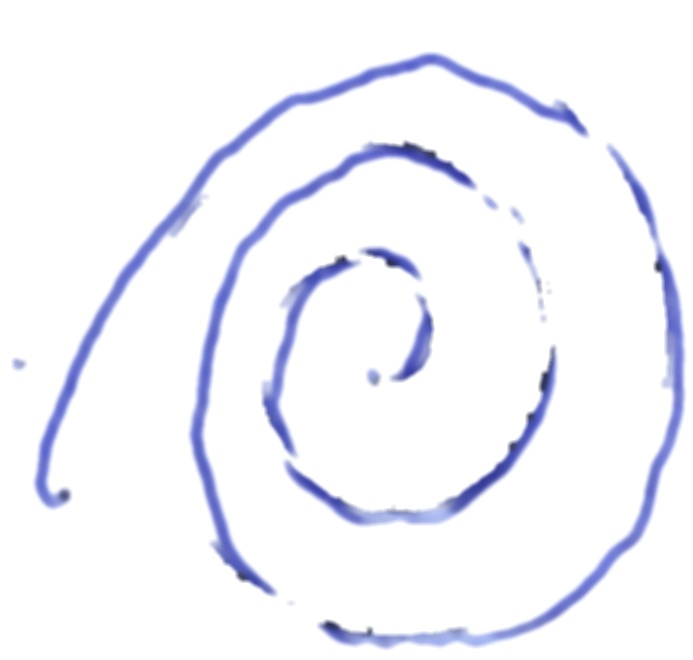
//> input picture Backend/cpp to python conversion/DetectTest/Resources/exam_1_pen.jpg, 693 x 660 px, given in place of exam_1_pen.jpg.jpg, which was not available
$ ./extractPen Resources/exam_1_pen.jpg   (built with g++ and OpenCV 4)
//> lines starting //> are read from the running program, lines starting //| are printed output that depends on the picture; after the words box and inside, x2 and y2 are one past the last pixel; in counts of white or black regions, pixels touching at a corner belong together; pictures that were not available may be replaced by others from this repository, and a replacement may not be noted
#include <stdio.h>
#include <opencv2/opencv.hpp>

#define BLUR_RADIUS 5

using namespace cv;

/* Method for remove the template and background and maintains just the pen
 * of a parkison image test (spiral or meander)
 */

int main(int argc, char** argv ) {

    char file_name[100];
    sprintf(file_name, "%s.jpg", argv[1]);
    if (argc != 2) {
        printf("\n*** Given an exam image return the Pen image\n");
        printf("\n*** usage: extractPen <name_of_input_image_without_extension>\n");
        printf("\n*** Incorrect number of input parameters!\n");
        return -1;
    }

    Mat img, img_gray;
    img = imread(file_name, 1);
//> img is the input picture: 660 rows x 693 cols, CV_8UC3; mean B, G, R 250.7, 244.1, 243.4
    blur(img, img, Size(BLUR_RADIUS, BLUR_RADIUS));
    medianBlur(img, img, 11);
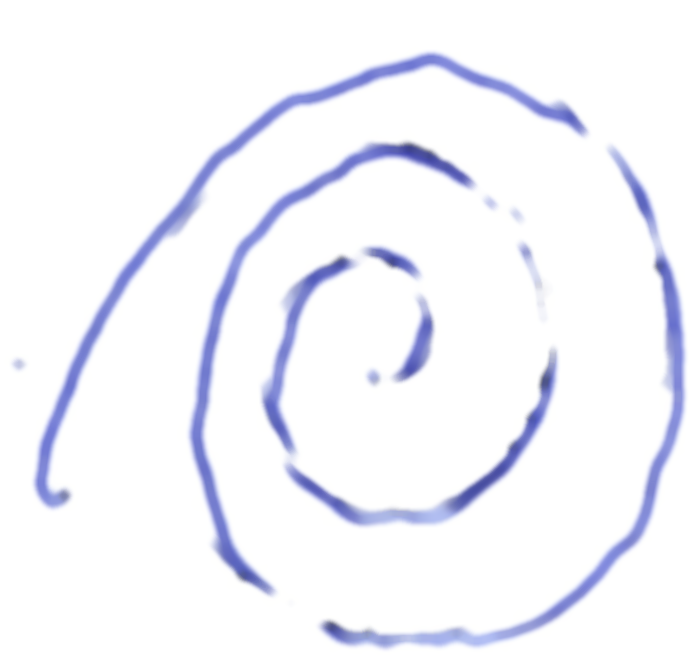
//> img: 660 rows x 693 cols, CV_8UC3; mean B, G, R 251, 244.7, 243.9

    if (!img.data) {
        printf("No image data \n");
        return -1;
    }

    int nx = img.cols, //number of collumns
    ny = img.rows; //number of lines/rows
//> nx = 693; ny = 660
    int x, y, z;


    for (y = 0; y < ny; y++) {
        for (x = 0; x < nx; x++) {

            Vec3b color = img.at<Vec3b>(Point(x, y));


            if ((color[0] > 200 && color[1] > 200 && color[2] > 200) || color[0] < 70) {
                img.at<Vec3b>(Point(x, y))[0] = 255;
                img.at<Vec3b>(Point(x, y))[1] = 255;
                img.at<Vec3b>(Point(x, y))[2] = 255;
            }

        }
    }
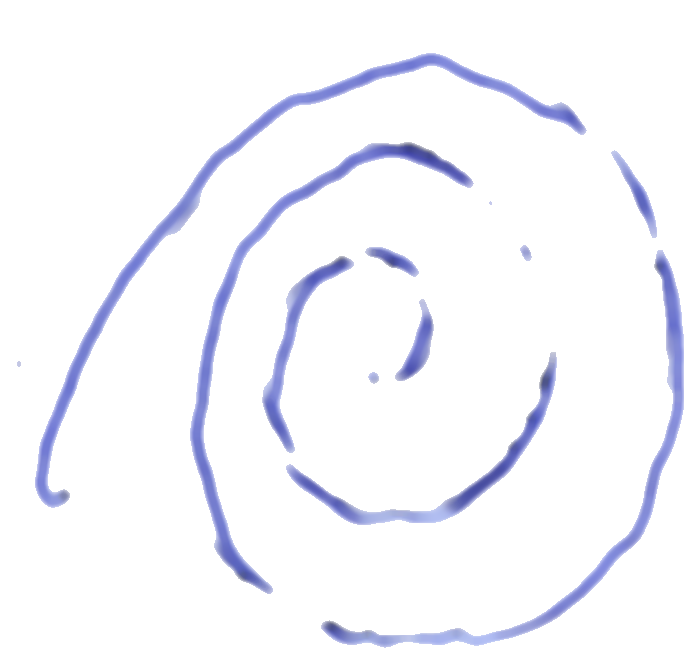
//> img: 660 rows x 693 cols, CV_8UC3; 11.01% of pixels changed, all inside (x1, y1, x2, y2) = (0, 46, 689, 655)


    int erosion_type = MORPH_RECT; //MORPH_ELLIPSE; // MORPH_RECT; // MORPH_CROSS;
    int erosion_size = 1;
    Mat element = getStructuringElement(erosion_type,
                                        Size(2 * erosion_size + 1, 2 * erosion_size + 1),
                                        Point(erosion_size, erosion_size));

    dilate(img, img, element);
    dilate(img, img, element);

    erosion_size = 2;
    Mat element1 = getStructuringElement(erosion_type,
                                         Size(2 * erosion_size + 1, 2 * erosion_size + 1),
                                         Point(erosion_size, erosion_size));
    erode(img, img, element1);
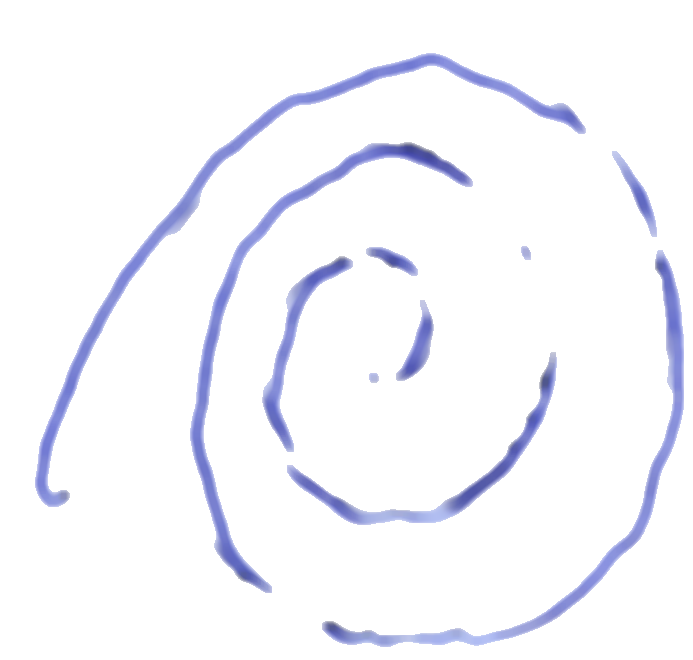
//> img: 660 rows x 693 cols, CV_8UC3; mean B, G, R 251.5, 246, 245.4


    for (y = 0; y < ny; y++) {
        for (x = 0; x < nx; x++) {
            Vec3b color = img.at<Vec3b>(Point(x, y));
            int difRG = abs(color[0] - color[1]);
            int difRB = abs(color[0] - color[2]);
            int difGB = abs(color[1] - color[2]);
            if (difGB < 30 && difRB < 30 && difRG < 40) {
                img.at<Vec3b>(Point(x, y))[0] = 255;
                img.at<Vec3b>(Point(x, y))[1] = 255;
                img.at<Vec3b>(Point(x, y))[2] = 255;
            }
        }
    }
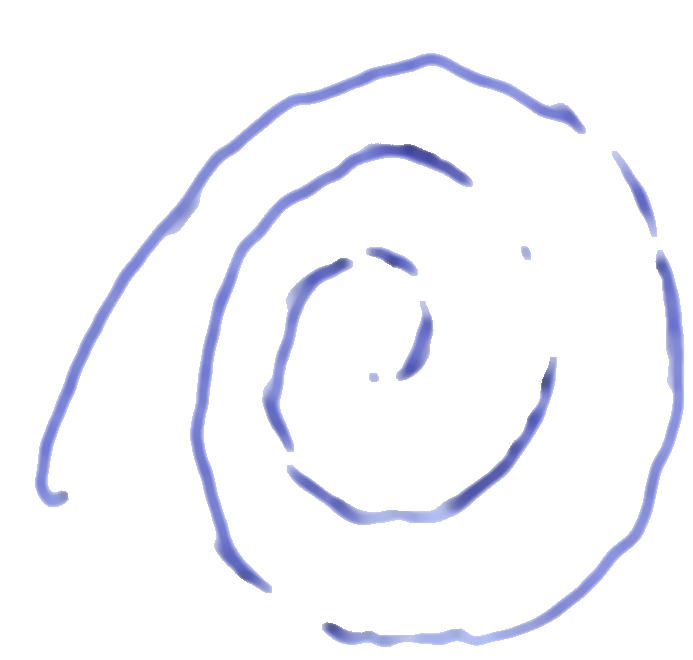
//> img: 660 rows x 693 cols, CV_8UC3; 0.11% of pixels changed, all inside (x1, y1, x2, y2) = (60, 104, 659, 633)


    sprintf(file_name, "%s_pen.jpg", argv[1]);
    blur(img, img, Size(BLUR_RADIUS, BLUR_RADIUS));
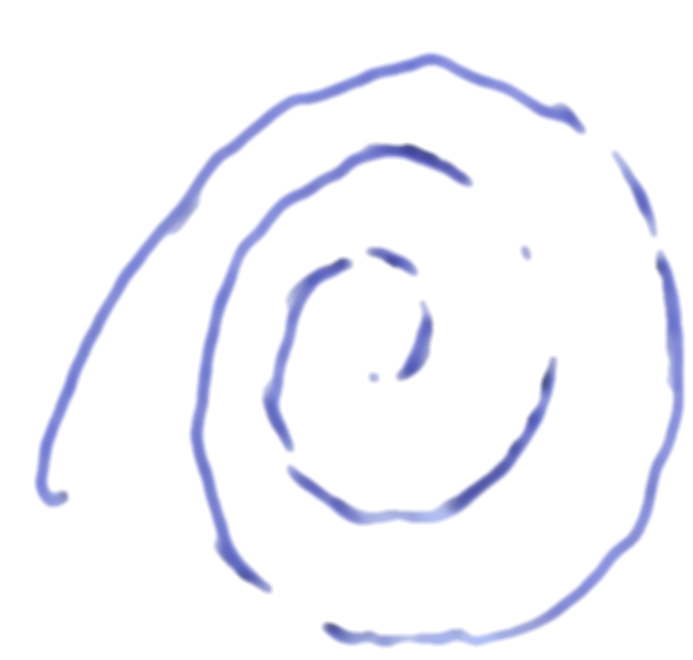
//> img: 660 rows x 693 cols, CV_8UC3; 11.57% of pixels changed, all inside (x1, y1, x2, y2) = (33, 51, 686, 649)
    medianBlur(img, img, 3);
//> img: 660 rows x 693 cols, CV_8UC3; 1.16% of pixels changed, all inside (x1, y1, x2, y2) = (33, 56, 680, 649)
    imwrite(file_name, img);
}
